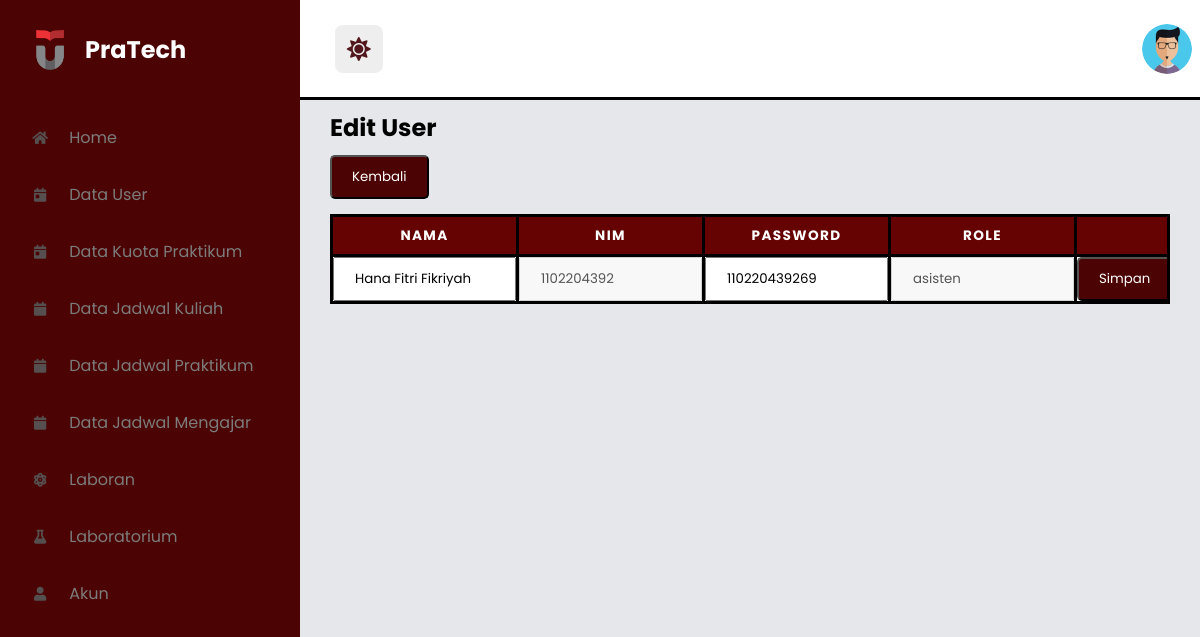
/html/admin/edit_user.php?kode=6 (signed in), run on the app's committed database.
### tables this page shows
CREATE TABLE `users` (
  `role` varchar(15) NOT NULL,
  `id_user` int(11) NOT NULL,
  `name` varchar(100) NOT NULL,
  `nim` int(10) NOT NULL,
  `pass` varchar(50) NOT NULL
);

### html/admin/edit_user.php (the view, shortened to what this page needs)
<?php
include "../../php/db_connect.php";
if (isset($_GET['kode'])) {
    $kode_shift = $_GET['kode'];
    $query = "SELECT * FROM users WHERE id_user = '$kode_shift'";
    $result = mysqli_query($conn, $query);
    $kuota = mysqli_fetch_assoc($result);
} else {
    echo "Kode shift tidak diberikan.";
    exit;
}
?>
<!DOCTYPE html>
<html lang="en">
<head>
        <link rel="stylesheet" href="https://cdn.jsdelivr.net/npm/@fortawesome/fontawesome-free@5.15.3/css/all.min.css">
        <link rel="stylesheet" href="../../assets/style _admin.css">
</head>
    <body>
        <section id="menu">
            <div class="logo">
                <img src="../../image/telkom.png" alt="">
                <h2>PraTech </h2>
            </div>
            <div class="items">
                <li style="display: flex; align-items: center;">
                    <a  href="adminhome.php" style="text-decoration: none; flex: 1;">
                        <i class="fas fa-home"></i> Home
                    </a>
                </li>
                <li style="display: flex; align-items: center;">
                    <a href="adminuser.php" style="text-decoration: none; flex: 1;">
                        <i class="fas fa-calendar-day"></i> Data User
                    </a>
                </li>
                <li style="display: flex; align-items: center;">
                    <a href="adminprak.php" style="text-decoration: none; flex: 1;">
                        <i class="fas fa-calendar-day"></i> Data Kuota Praktikum
                    </a>
                </li>
                <li style="display: flex; align-items: center;">
                    <a href="adminjadwal_maha.php" style="text-decoration: none; flex: 1;">
                        <i class="fas fa-calendar"></i> Data Jadwal Kuliah
                    </a>
                </li>
                <li style="display: flex; align-items: center;">
                    <a href="adminpraktikan.php" style="text-decoration: none; flex: 1;">
                        <i class="fas fa-calendar"></i> Data Jadwal Praktikum
                    </a>
                </li>
                <li style="display: flex; align-items: center;">
                    <a href="adminassis.php" style="text-decoration: none; flex: 1;">
                        <i class="fas fa-calendar"></i> Data Jadwal Mengajar
                    </a>
                </li>
                <li style="display: flex; align-items: center;">
                    <a href="laboran.php" style="text-decoration: none; flex: 1;">
                        <i class="fas fa-atom"></i> Laboran
                    </a>
                </li>
                <li style="display: flex; align-items: center;">
                    <a href="larobatorium.php" style="text-decoration: none; flex: 1;">
                        <i class="fas fa-flask"></i> Laboratorium
                    </a>
                </li>
                <li style="display: flex; align-items: center;">
                    <a href="akun.php" style="text-decoration: none; flex: 1;">
                        <i class="fas fa-user"></i> Akun
                    </a>
                </li>
            </div>
        </section>
        <section id="interface">
            <div class="navigation">
                <div class="n1">
                    <i id="dark-mode-toggle" class="fas fa-sun"></i>
                </div>
                <div class="profile">
                    <img src="../../image/pic-6.jpg" class="user-pic" onclick="toggleMenu()">
                </div>
            </div>
            <p class="i-name">Edit User</p>
            <div class="status">
                <div style="display:blok; margin-left: 30px;">
                    <a href="adminuser.php"><button class="kembali">Kembali</button></a>
                </div>
              <div class="container">
                <table class="schedule-table">
                        <thead>
                        <tr>
                                <th scope="col"colspan="2">Nama</th>
                                <th scope="col"colspan='2'>Nim</th>
                                <th scope="col"colspan='2'>Password</th>
                          		<th scope="col"colspan='2'>Role</th>
                                <th scope="col"colspan='1'></th>
                        </tr>
                    </thead>
                    <tbody class="table-light align-items-center">
                    <form method="POST">
                            <tr>
                                <td colspan="2">
                                    <input type="text" id="name" class="prak" name="name" value="<?php echo $kuota['name']; ?>">
                                </td>
                                <td colspan="2">
                                    <input type="text" id="nim" class="hari" name="nim" value="<?php echo $kuota['nim'];  ?>"disabled>
                                </td>
                                <td colspan="2">
                                    <input type="text" id="role" class="sh" name="pass" value="<?php echo $kuota['pass']; ?>" >
                                </td>
                              	<td colspan="2">
                                    <input type="text" id="role" class="sh" name="role" value="<?php echo $kuota['role']; ?>"disabled >
                                </td>
                                <td colspan="1">
                                    <button type="submit" class="simpan">Simpan</button>
                                </td>
                            </tr>
                        </form>
                    </tbody>
                    </table>
              </div>
            </div>
        </section>
    </body>
</html>

### assets/style _admin.css (style rules this page uses)
:root { --background-color: #E5E7EB; --text-color: #000; --menu-color: #4b0303; --menu-hover-color: #350404; --menu-icon-color: #554f4f; --menu-active-color: #f3f4f6; --navigation-background: #fff; --navigation-border: #000000; --navigation-text: #000000; --i-name:#000000; }
* { margin: 0; padding: 0; box-sizing: border-box; font-family: 'Poppins', sans-serif; }
body { width: 100%; background: var(--background-color); position: relative; display: flex; }
#menu { background-color: var(--menu-color); width: 300px; height: 100%; position: fixed; top: 0; left: 0; }
#menu .logo { display: flex; align-items: center; color: #fff; padding: 30px 0 0 30px; }
#menu .logo img { width: 40px; margin-right: 15px; }
#menu .items { margin-top: 40px; }
#menu .items li { list-style: none; padding: 13.5px 0; transition: 0.3s ease; }
#menu .items li i { color: var(--menu-icon-color); width: 30px; height: 30px; line-height: 30px; text-align: center; font-size: 14px; margin: 0 10px 0 25px; }
#menu .items li a { text-decoration: none; color: rgb(125, 124, 124); font-weight: 300px; transition: 0.3s ease; }
#interface { width: calc(100% - 100px); margin-left: 300px; position: relative; }
#interface .navigation { display: flex; align-items: center; justify-content: space-between; background: var(--navigation-background); padding: 10px 30px; border-bottom: 3px solid var(--navigation-border); height: 100px; position: fixed; width: calc(86% - 100px); }
#interface .navigation .n1 { display: flex; justify-content: flex-end; align-items: center; }
#interface .navigation .n1 i { font-size: 1.5rem; color: #52171c; background-color: #eee; border-radius: 0.5rem; height: 3rem; width: 3rem; line-height: 3rem; cursor: pointer; text-align: center; margin-left: 0.3rem; margin-right: 0.7rem; }
#interface .navigation .profile { display: flex; justify-content: flex-start; align-items: center; margin-right: 10px; }
#interface .navigation .profile img { width: 50px; height: 50px; object-fit: cover; border-radius: 50%; filter: brightness(1); }
.i-name { color: var(--i-name); padding: 10px 10px 10px 30px; font-size: 24px; font-weight: 700; margin-top: 100px; }
.container { background-color: #ffffff; color: #000; display: flex; justify-content: center; align-items: center; margin-top: 10px; height: auto; flex-direction:column; border: #fff; border-radius:5px; margin: 15px 30px 15px 30px; }
.simpan { background-color: #4b0303; width: auto; color: white; padding: 10px 20px; border-radius: 5px; cursor: pointer; }
.kembali { background-color: #4b0303; width: auto; color: white; padding: 10px 20px; border-radius: 5px; cursor: pointer; }
.kuota,.prak,.hari,.sh { width: 100%; padding: 10px 20px; }
.schedule-table { border-collapse: collapse; margin: 0; padding: 0 100px 0 100px; width: 100%; table-layout: fixed; }
.schedule-table thead tr { background-color: #650303; color: #fff; font-weight: bold; }
.schedule-table th, .schedule-table td { height: 40px; text-align: center; border: 3px solid rgb(0, 0, 0); text-overflow:initial; overflow: hidden; }
.schedule-table th { font-size: .85em; letter-spacing: .1em; text-transform: uppercase; }

### data on the page
users: name "Hana Fitri Fikriyah", nim "1102204392", pass "110220439269", role "asisten"
